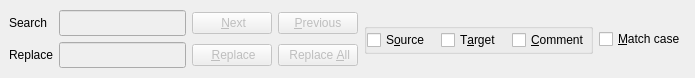
<ui version="4.0" >
 <class>frmFind</class>
 <widget class="QWidget" name="frmFind" >
  <property name="enabled" >
   <bool>true</bool>
  </property>
  <property name="geometry" >
   <rect>
    <x>0</x>
    <y>0</y>
    <width>695</width>
    <height>78</height>
   </rect>
  </property>
  <property name="sizePolicy" >
   <sizepolicy>
    <hsizetype>7</hsizetype>
    <vsizetype>7</vsizetype>
    <horstretch>0</horstretch>
    <verstretch>0</verstretch>
   </sizepolicy>
  </property>
  <property name="windowTitle" >
   <string>Find &amp; Replace</string>
  </property>
  <property name="autoFillBackground" >
   <bool>true</bool>
  </property>
  <layout class="QGridLayout" >
   <property name="margin" >
    <number>9</number>
   </property>
   <property name="spacing" >
    <number>6</number>
   </property>
   <item row="0" column="2" >
    <widget class="QCheckBox" name="matchcase" >
     <property name="text" >
      <string>&amp;Match case</string>
     </property>
    </widget>
   </item>
   <item row="0" column="1" >
    <widget class="QGroupBox" name="groupBox" >
     <property name="sizePolicy" >
      <sizepolicy>
       <hsizetype>5</hsizetype>
       <vsizetype>0</vsizetype>
       <horstretch>0</horstretch>
       <verstretch>0</verstretch>
      </sizepolicy>
     </property>
     <property name="title" >
      <string/>
     </property>
     <layout class="QHBoxLayout" >
      <property name="margin" >
       <number>0</number>
      </property>
      <property name="spacing" >
       <number>11</number>
      </property>
      <item>
       <widget class="QCheckBox" name="insource" >
        <property name="text" >
         <string>S&amp;ource</string>
        </property>
        <property name="checkable" >
         <bool>true</bool>
        </property>
        <property name="tristate" >
         <bool>false</bool>
        </property>
       </widget>
      </item>
      <item>
       <widget class="QCheckBox" name="intarget" >
        <property name="text" >
         <string>T&amp;arget</string>
        </property>
       </widget>
      </item>
      <item>
       <widget class="QCheckBox" name="incomment" >
        <property name="text" >
         <string>&amp;Comment</string>
        </property>
        <property name="checked" >
         <bool>false</bool>
        </property>
       </widget>
      </item>
     </layout>
    </widget>
   </item>
   <item row="0" column="0" >
    <layout class="QGridLayout" >
     <property name="margin" >
      <number>0</number>
     </property>
     <property name="spacing" >
      <number>6</number>
     </property>
     <item row="1" column="1" >
      <widget class="QLineEdit" name="lineEdit_2" >
       <property name="enabled" >
        <bool>false</bool>
       </property>
       <property name="minimumSize" >
        <size>
         <width>0</width>
         <height>26</height>
        </size>
       </property>
      </widget>
     </item>
     <item row="1" column="0" >
      <widget class="QLabel" name="lblReplace" >
       <property name="sizeIncrement" >
        <size>
         <width>0</width>
         <height>0</height>
        </size>
       </property>
       <property name="text" >
        <string>Replace</string>
       </property>
      </widget>
     </item>
     <item row="0" column="2" >
      <widget class="QPushButton" name="findNext" >
       <property name="enabled" >
        <bool>false</bool>
       </property>
       <property name="text" >
        <string> &amp;Next</string>
       </property>
       <property name="icon" >
        <iconset>../images/next.png</iconset>
       </property>
       <property name="autoDefault" >
        <bool>true</bool>
       </property>
       <property name="default" >
        <bool>true</bool>
       </property>
       <property name="flat" >
        <bool>false</bool>
       </property>
      </widget>
     </item>
     <item row="0" column="0" >
      <widget class="QLabel" name="lblFind" >
       <property name="sizeIncrement" >
        <size>
         <width>0</width>
         <height>0</height>
        </size>
       </property>
       <property name="text" >
        <string>Search</string>
       </property>
      </widget>
     </item>
     <item row="0" column="1" >
      <widget class="QLineEdit" name="lineEdit" >
       <property name="enabled" >
        <bool>false</bool>
       </property>
       <property name="minimumSize" >
        <size>
         <width>0</width>
         <height>26</height>
        </size>
       </property>
      </widget>
     </item>
     <item row="0" column="3" >
      <widget class="QPushButton" name="findPrevious" >
       <property name="enabled" >
        <bool>false</bool>
       </property>
       <property name="text" >
        <string>  &amp;Previous  </string>
       </property>
       <property name="icon" >
        <iconset>../images/previous.png</iconset>
       </property>
       <property name="autoDefault" >
        <bool>true</bool>
       </property>
       <property name="default" >
        <bool>true</bool>
       </property>
       <property name="flat" >
        <bool>false</bool>
       </property>
      </widget>
     </item>
     <item row="1" column="2" >
      <widget class="QPushButton" name="replace" >
       <property name="enabled" >
        <bool>false</bool>
       </property>
       <property name="text" >
        <string> &amp;Replace</string>
       </property>
       <property name="icon" >
        <iconset>../images/replace.png</iconset>
       </property>
       <property name="autoDefault" >
        <bool>true</bool>
       </property>
       <property name="default" >
        <bool>true</bool>
       </property>
       <property name="flat" >
        <bool>false</bool>
       </property>
      </widget>
     </item>
     <item row="1" column="3" >
      <widget class="QPushButton" name="replaceAll" >
       <property name="enabled" >
        <bool>false</bool>
       </property>
       <property name="text" >
        <string> Replace &amp;All</string>
       </property>
       <property name="icon" >
        <iconset>../images/replaceAll.png</iconset>
       </property>
       <property name="autoDefault" >
        <bool>true</bool>
       </property>
       <property name="default" >
        <bool>true</bool>
       </property>
       <property name="flat" >
        <bool>false</bool>
       </property>
      </widget>
     </item>
    </layout>
   </item>
  </layout>
 </widget>
 <tabstops>
  <tabstop>lineEdit</tabstop>
  <tabstop>findNext</tabstop>
  <tabstop>findPrevious</tabstop>
  <tabstop>lineEdit_2</tabstop>
  <tabstop>replace</tabstop>
  <tabstop>replaceAll</tabstop>
 </tabstops>
 <resources/>
 <connections/>
</ui>
